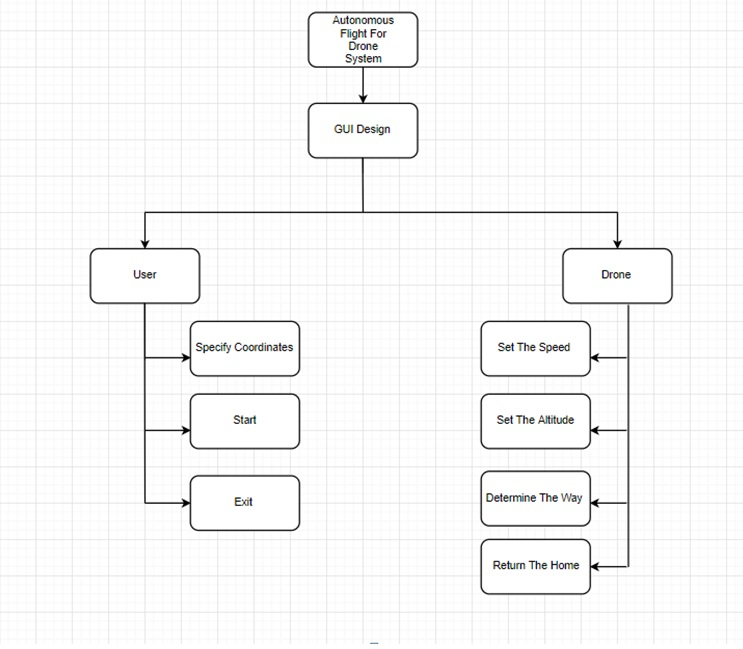
%> input picture rs1.jpg, 743 x 649 px, given in place of bitirmephoto.png, which was not available
$ octave BitirmeProjesi.m   (GNU Octave 9; MATLAB toolbox functions it lacks are replaced by stand-ins)
%> lines starting %> are read from the running program, lines starting %| are printed output that depends on the picture; in (x1, y1, x2, y2) boxes, pixels count from 0 and x2, y2 are one past the last pixel; in counts of white or black regions, pixels touching at a corner belong together; the program's own positions count from 1; pictures that were not available may be replaced by others from this repository, and a replacement may not be noted
im=imread('bitirmephoto.png');
%> im is the input picture: size 649x743x3 uint8; mean R, G, B 248, 248, 248
imshow(im)
B=zeros(1,1,3);
B(1,1,1)=102;
B(1,1,2)=102;
B(1,1,3)=102;
[r,c,d]=size(im);
%> r = 649; c = 743; d = 3
m=zeros(r,c);
c=im==B;
c1=c(:, :, 1);
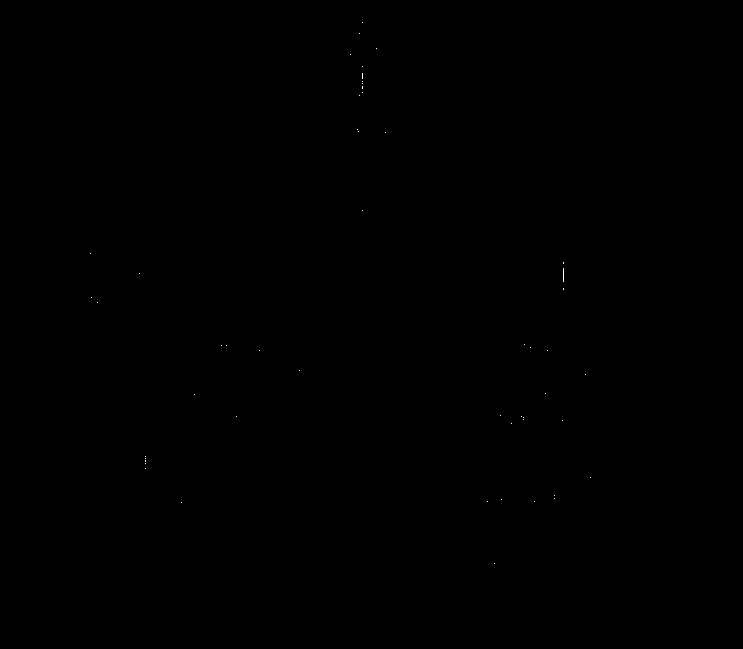
%> c1: size 649x743 logical; 0.02% white in thin lines or dots, all inside (x1, y1, x2, y2) = (90, 22, 591, 564)
m(c1)=130;

B(1,1,1)=139;
B(1,1,2)=183;
B(1,1,3)=44;
[r,c,d]=size(im);
m=zeros(r,c);
c=im==B;
c1=c(:,:,1);
%> c1: size 649x743 logical; 0.01% white in thin lines or dots, all inside (x1, y1, x2, y2) = (136, 18, 628, 644)
m(c1)=1;

B(1,1,1)=255;
B(1,1,2)=174;
B(1,1,3)=201;
[r,c,d]=size(im);
m=zeros(r,c);
c=im==B;
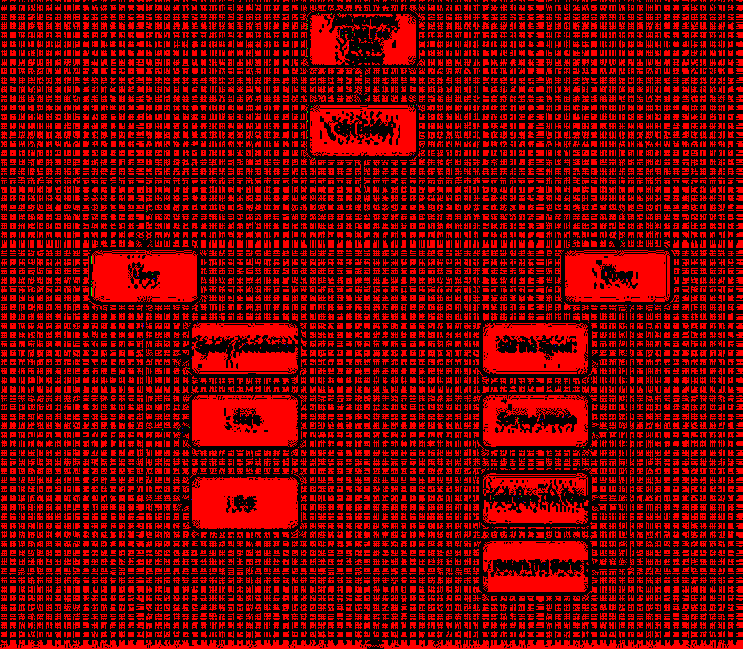
%> c: size 649x743x3 logical; mean R, G, B 0.411, 0.000143, 9.33e-05
c1=c(:,:,1);
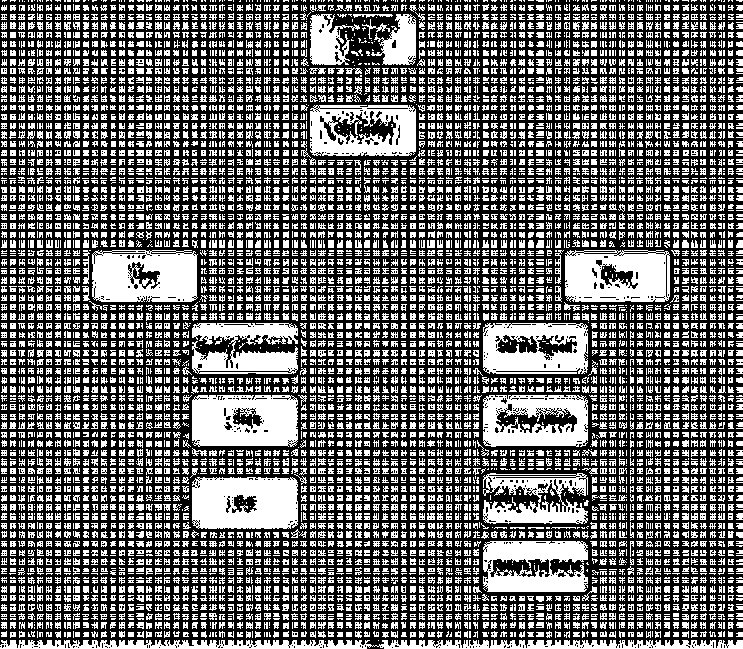
%> c1: size 649x743 logical; 41.1% white; 6566 white regions (2096 under 20 px), largest, box (x1, y1, x2, y2) and area: (192, 477, 298, 529) 4912, (0, 640, 743, 649) 4814, (192, 395, 298, 447) 4744
m(c1)=30;

B(1,1,1)=77;
B(1,1,2)=77;
B(1,1,3)=77;
[r,c,d]=size(im);
m=zeros(r,c);
c=im==B;
c1=c(:, :, 1);
%> c1: size 649x743 logical; 0.01% white in thin lines or dots, all inside (x1, y1, x2, y2) = (143, 19, 630, 566)
m(c1)=200;

B(1,1,1)=255;
B(1,1,2)=255;
B(1,1,3)=255;
[r,c,d]=size(im);
m=zeros(r,c);
c=im==B;
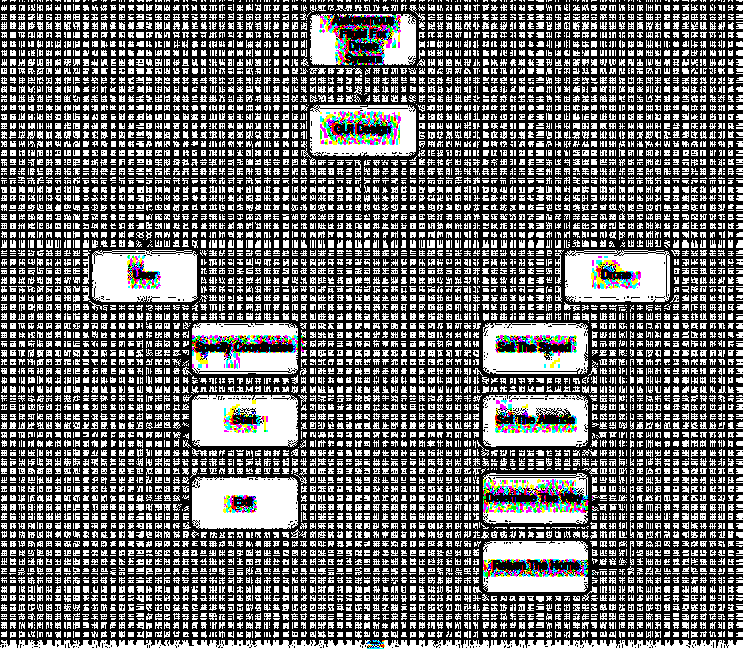
%> c: size 649x743x3 logical; mean R, G, B 0.411, 0.412, 0.411
c1=c(:, :, 1);
m(c1)=1;

B(1,1,1)=103;
B(1,1,2)=132;
B(1,1,3)=23;
[r,c,d]=size(im);
m=zeros(r,c);
c=im==B;
c1=c(:, :, 1);
%> c1: size 649x743 logical; 0.01% white in thin lines or dots, all inside (x1, y1, x2, y2) = (96, 21, 672, 564)
m(c1)=10;

B(1,1,1)=230;
B(1,1,2)=230;
B(1,1,3)=230;
[r,c,d]=size(im);
m=zeros(r,c);
c=im==B;
c1=c(:, :, 1);
%> c1: size 649x743 logical; 0.04% white in thin lines or dots, all inside (x1, y1, x2, y2) = (0, 23, 727, 613)
m(c1)=1;
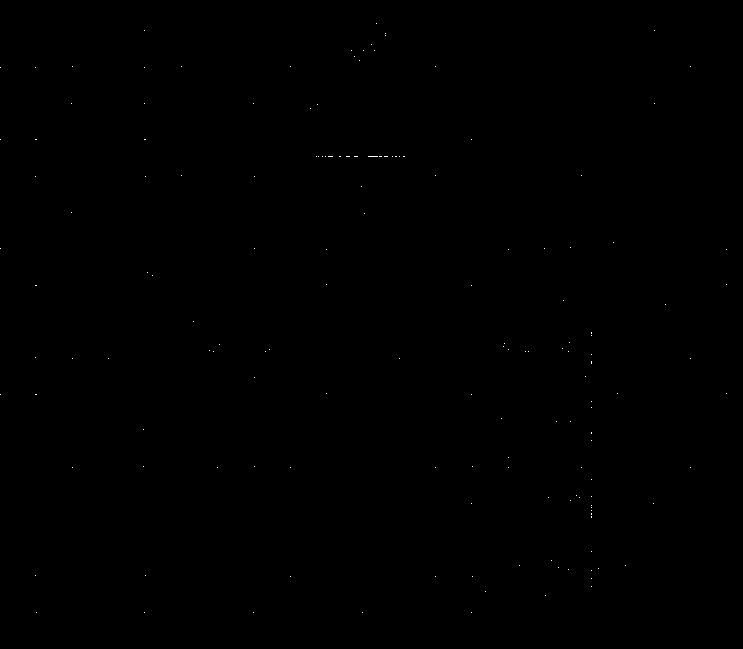
%> m: size 649x743 double; values 0 (black) and 1 (white), 0.04% white in thin lines or dots, all inside (x1, y1, x2, y2) = (0, 23, 727, 613)

B(1,1,1)=117;
B(1,1,2)=76;
B(1,1,3)=36;
[r,c,d]=size(im);
m=zeros(r,c);
c=im==B;
c1=c(:, :, 1);
%> c1: size 649x743 logical; 0.01% white in thin lines or dots, all inside (x1, y1, x2, y2) = (145, 20, 665, 569)
m(c1)=50;

B(1,1,1)=132;
B(1,1,2)=81;
B(1,1,3)=40;
[r,c,d]=size(im);
m=zeros(r,c);
c=im==B;
c1=c(:, :, 1);
%> c1: size 649x743 logical; 0.01% white in thin lines or dots, all inside (x1, y1, x2, y2) = (145, 18, 671, 526)
m(c1)=30;

B(1,1,1)=89;
B(1,1,2)=109;
B(1,1,3)=15;
[r,c,d]=size(im);
m=zeros(r,c);
c=im==B;
c1=c(:, :, 1);
%> c1: size 649x743 logical; 0.01% white in thin lines or dots, all inside (x1, y1, x2, y2) = (145, 29, 624, 566)
m(c1)=10;

B(1,1,1)=79;
B(1,1,2)=113;
B(1,1,3)=255;
[r,c,d]=size(im);
m=zeros(r,c);
c=im==B;
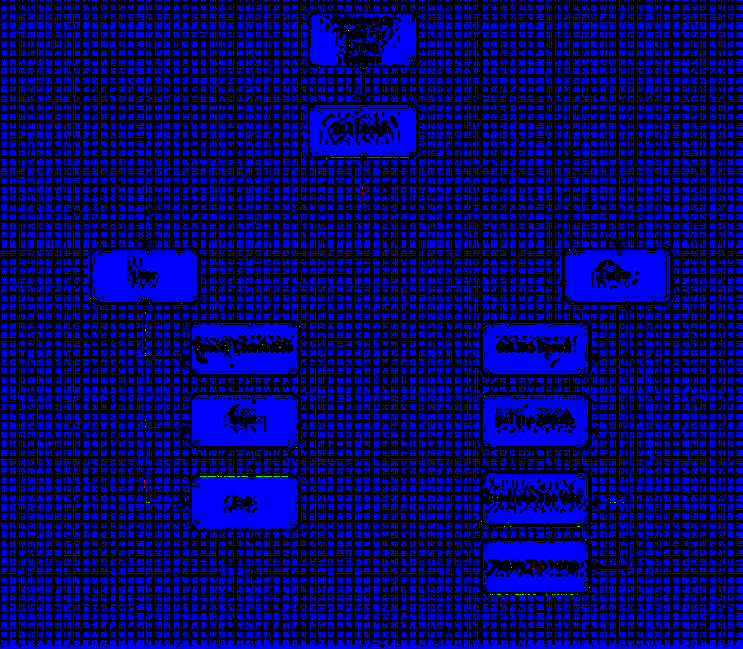
%> c: size 649x743x3 logical; mean R, G, B 0.000224, 0.000303, 0.411
c1=c(:, :, 1);
%> c1: size 649x743 logical; 0.02% white in thin lines or dots, all inside (x1, y1, x2, y2) = (137, 20, 629, 569)
m(c1)=1;

B(1,1,1)=255;
B(1,1,2)=29;
B(1,1,3)=37;
[r,c,d]=size(im);
m=zeros(r,c);
c=im==B;
c1=c(:, :, 1);
m(c1)=100000;


%> (the run ends here)

$ run again, on rs2.jpg
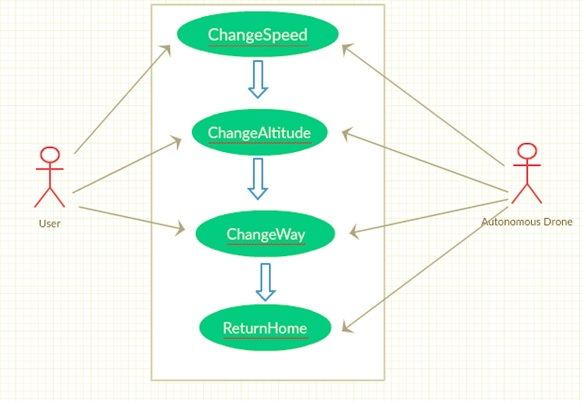
%> input picture rs2.jpg, 582 x 403 px, given in place of bitirmephoto.png, which was not available
%> im is the input picture: size 403x582x3 uint8; mean R, G, B 231.4, 246.8, 235.8
%> `c1=c(:,:,1);`:
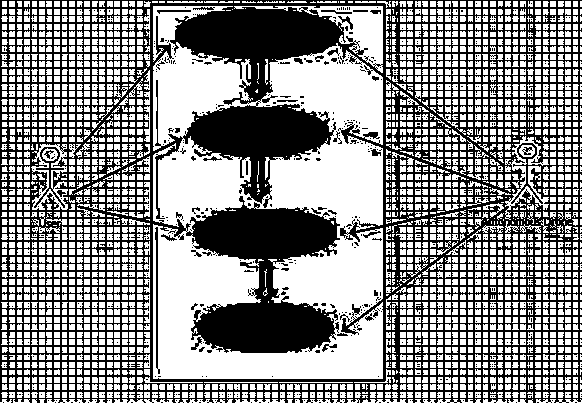
%> c1: size 403x582 logical; 55.7% white; 825 black regions (787 under 20 px), largest, box (x1, y1, x2, y2) and area: (0, 0, 582, 403) 100906, (155, 227, 160, 374) 302, (157, 10, 191, 14) 71
%> `c=im==B;`:
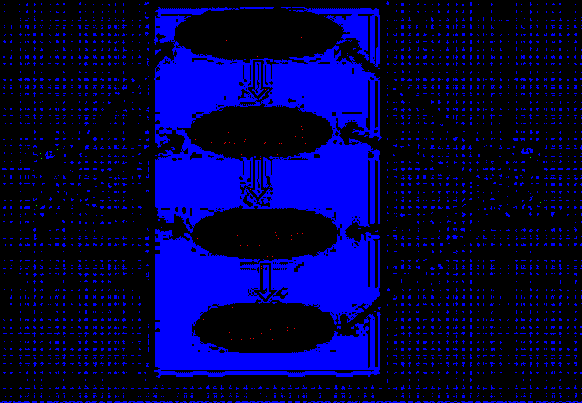
%> c: size 403x582x3 logical; mean R, G, B 0.000234, 2.56e-05, 0.259
